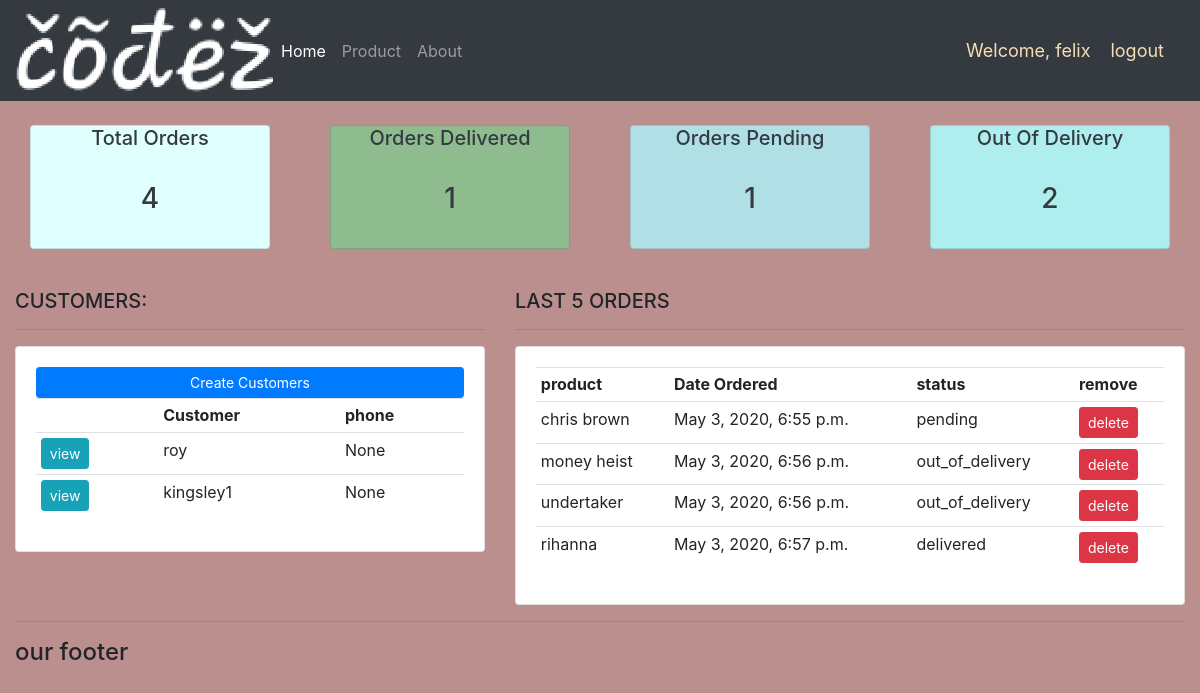
Screenshot of / (signed in) with the database file from the repository.
### account/models.py (models this page shows, shortened)
class Customers(models.Model):
    user = models.OneToOneField(User, null=True,blank=True, on_delete=models.CASCADE)
    Name = models.CharField(max_length=200,null=True)
    phone = models.CharField(max_length=200,null=True)
    email = models.CharField(max_length=200,null=True)
    profile_pic = models.ImageField(default="profilepic.png",null=True,blank=True)
    date_created =models.DateTimeField(auto_now_add=True,null=True)

class Orders(models.Model):
    STATUS = (
        ('pending','pending'),
        ('out_of_delivery','out_of_delivery'),
        ('delivered','delivered'),
        )
    customer = models.ForeignKey(Customers,null=True,on_delete=models.SET_NULL)
    product = models.ForeignKey(Products, null= True,on_delete=models.SET_NULL)
    date_created = models.DateTimeField(auto_now_add=True,null=True)
    status = models.CharField(max_length=200,null=True, choices=STATUS)
    note = models.CharField(max_length=200,null=True)

class Products(models.Model):
    CATEGORY = (
        ('indoor','indoor'),
        ('outdoor','outdoor'),
    )
    name = models.CharField(max_length=200,null=True)
    price = models.FloatField(max_length=200,null=True)
    category = models.CharField(max_length=200,null=True,choices=CATEGORY)
    description = models.CharField(max_length=200,null=True,blank=True)
    date_created = models.DateTimeField(auto_now_add=True,null=True)
    tags = models.ManyToManyField(Tags)
    def __str__(self):
        return self.name

### account/decorators.py (the view)
    def wrapper_function(request,*args,**kwargs):
        group = None
        if request.user.groups.exists():
            group = request.user.groups.all()[0].name
        if group == 'customers':
            return redirect('user_page')
        if group == 'admin':
            return view_func(request,*args,**kwargs)

### account/views.py (called while the page is built)
@login_required(login_url='login')
@admin_only
def index(request):
    customers = Customers.objects.all()
    orders = Orders.objects.all()
    total_customers = customers.count()
    total_orders = orders.count()
    delivered = orders.filter(status='delivered').count()
    pending = orders.filter(status='pending').count()
    out_of_delivery = orders.filter(status='out_of_delivery').count()
    content = {'customers':customers,'orders':orders,'total_orders': total_orders,'delivered':delivered,'pending':pending,'out_of_delivery':out_of_delivery}
    return render(request,'home.html',content)

### templates/home.html
{%extends 'main.html' %}
{% load static %}
{%block content%}
{%include 'status.html'%}
<br>
<div class="row">
    <div class="col-md-5">
        <h5>CUSTOMERS:</h5>
        <hr>
        <div class="card card-body">
            <a class="btn btn-primary btn-sm btn-block" href="{% url 'customerform' %}">Create Customers
            </a>
            <table class="table table-sm">
                <tr>
                    <th></th>
                    <th>Customer</th>
                    <th>phone</th>
                </tr>
                {%for customers in customers%}
                    <tr>
                        <td><a class="btn btn-sm btn-info"href="{%url 'customers' customers.id%}">view</a></td>
                        <td>{{customers.Name}}</td>
                        <td>{{customers.phone}}</td>
                    </tr>
                {%endfor%}
            </table>
        </div>
    </div>
    <div class="col-md-7">
        <h5>LAST 5 ORDERS</h5>
        <hr>
        <div class="card card-body">
            <table class="table table-sm">
                <tr>
                    <th>product</th>
                    <th>Date Ordered</th>
                    <th>status</th>
                    <th>remove</th>
                </tr>
                {%for orders in orders%}
                    <tr>
                        <td>{{orders.product}}</td>
                        <td>{{orders.date_created}}</td>
                        <td>{{orders.status}}</td>
                        <td><a class="btn btn-sm btn-danger" href="{%url 'deleteform' orders.id%}">delete</a></td>
                    </tr>
                {%endfor%}
            </table>
        </div>
    </div>
</div>
{%endblock%}

### templates/main.html (shortened to what this page needs)
{% load static %}
<!DOCTYPE html>
<html lang="en">
<head>
    <link rel="stylesheet" href="https://stackpath.bootstrapcdn.com/bootstrap/4.4.1/css/bootstrap.min.css">
    <link rel="stylesheet" type="text/css" href="{% static '/css/main.css' %} ">
</head>
<body>
    {% include 'navbar.html' %}
    <div class="container-fluid">
    {% block content %}
    {% endblock %}
    <hr>
    <h4>our footer</h4>
    </div>
</body>
</html>

### templates/navbar.html (shortened to what this page needs)
{%load static%}
<nav class="navbar navbar-expand-lg navbar-dark bg-dark">
  <img src="{% static 'images/mylogo.png' %}">
    <div class="collapse navbar-collapse" id="navbarNavAltMarkup">
      <div class="navbar-nav">
        {% if request.user.is_staff%}
        <a  class="nav-item nav-link active" href="{% url 'index'%}">Home <span class="sr-only">(current)</span></a>
        <a class="nav-item nav-link " href="{% url 'products'%}">Product</a>
        {%else%}
        <a class="nav-item nav-link" href="{% url 'profile' %}">Profile</a>
        {%endif%}
        <a class="nav-item nav-link" href="{% url 'about' %}">About</a>
      </div>
    </div>
    <span class="hello-note">Welcome, {{request.user}} </span>
    <span><a class="hello-note" href="{% url 'logout'%}">logout</a></span>
  </nav>

### templates/status.html
<br>
<div class="row">
    <div class="col">
        <div class="col-md">
            <div class="card text-center text-dark mb-3" id="total-orders">
                <div class="card-hearder">
                    <h5 class="card-title">Total Orders</h5>
                </div>
                <div class="card-body">
                    <h3 class="card-title">{{total_orders}}</h3>
                </div>
            </div>
        </div>
    </div>
    <div class="col">
        <div class="col-md">
            <div class="card text-center text-dark mb-3" id="orders-delivered">
                <div class="card-hearder">
                    <h5 class="card-title">Orders Delivered</h5>
                </div>
                <div class="card-body">
                    <h3 class="card-title">{{delivered}}</h3>
                </div>
            </div>
        </div>
    </div>
    <div class="col">
        <div class="col-md">
            <div class="card text-center text-dark  mb-3" id="orders-pending">
                <div class="card-hearder">
                    <h5 class="card-title">Orders Pending</h5>
                </div>
                <div class="card-body">
                    <h3 class="card-title">{{pending}}</h3>
                </div>
            </div>
        </div>
    </div>
    <div class="col">
        <div class="col-md">
            <div class="card text-center text-dark  mb-3" id="out_of_delivery">
                <div class="card-hearder">
                    <h5 class="card-title">Out Of Delivery</h5>
                </div>
                <div class="card-body">
                    <h3 class="card-title">{{out_of_delivery}}</h3>
                </div>
            </div>
        </div>
    </div>
</div>

### static/css/main.css (style rules this page uses)
body { background-color:rosybrown; }
#total-orders { background-color: lightcyan; }
#orders-delivered { background-color: darkseagreen; }
#orders-pending { background-color: powderblue; }
#out_of_delivery { background-color: paleturquoise; }

### templates/navbar.html (style rules this page uses)
.hello-note { font-size: 18px; color: wheat; margin-right: 20px; }

### rows the page displays
Customers: Name "roy", phone "None"
Customers: Name "kingsley1", phone "None"
Orders: product "chris brown", date_created "May 3, 2020, 6:55 p.m.", status "pending"
Orders: product "money heist", date_created "May 3, 2020, 6:56 p.m.", status "out_of_delivery"
Orders: product "undertaker", date_created "May 3, 2020, 6:56 p.m.", status "out_of_delivery"
Orders: product "rihanna", date_created "May 3, 2020, 6:57 p.m.", status "delivered"

### other values shown
{{ request.user }} "felix"
{{ total_orders }} "4"
{{ delivered }} "1"
{{ pending }} "1"
{{ out_of_delivery }} "2"
